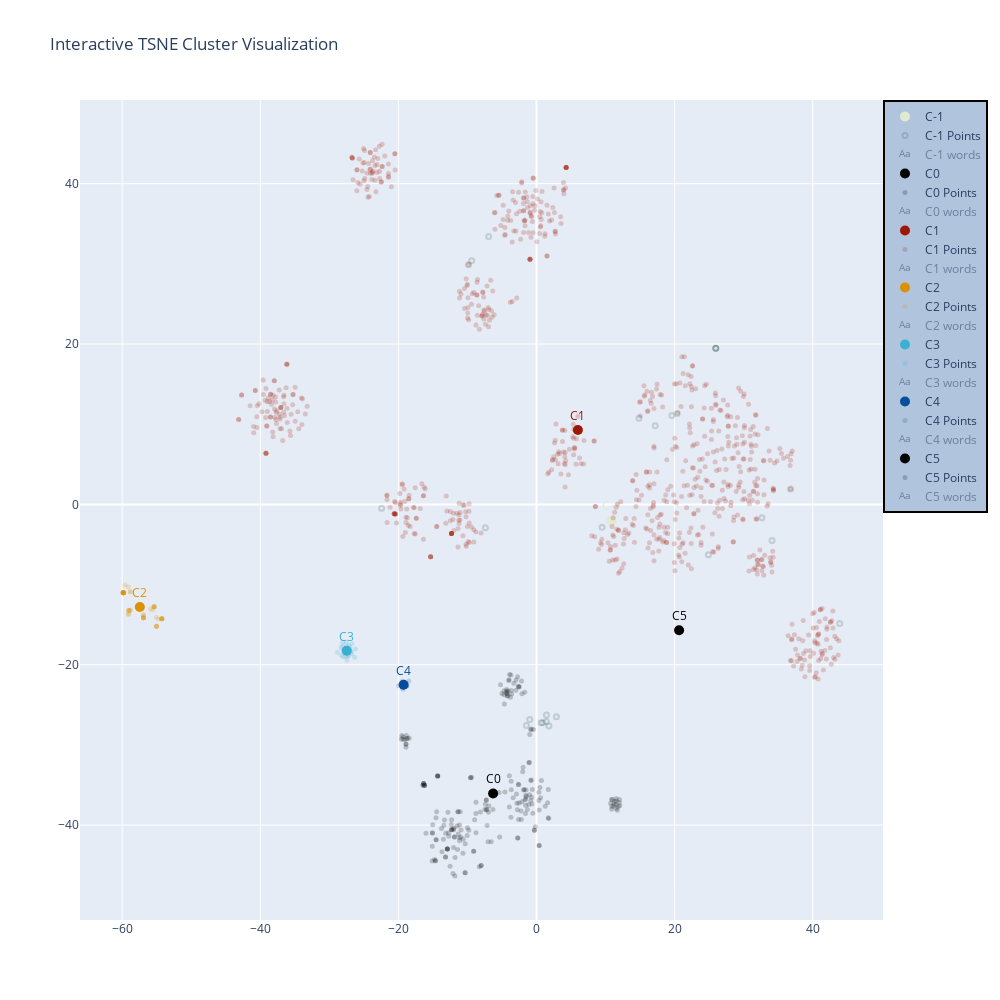

This figure's notebook cell:
### Markdown cell above
### Interactive plot

### Code cell
def wrap_text(text, max_length=50):
    # Replace \n with <br>
    text = text.replace("\n", "<br>")
    # Wrap text at word boundaries
    wrapped_lines = textwrap.wrap(text, width=max_length)
    return "<br>".join(wrapped_lines)


default_colorscale = px.colors.cyclical.IceFire_r
colors = px.colors.sample_colorscale(
    default_colorscale, len(data["dbscan_labels"].unique())
)
colors = {i: color for i, color in zip(data["dbscan_labels"].unique(), colors)}


# Function to create the interactive plot
def create_interactive_plot(data, embeddings_2d, labels, most_common_words):
    unique_labels = np.unique(labels)
    fig = go.Figure()
    fig.update_layout(width=1000, height=1000)

    # Add cluster centroids
    for label in unique_labels:
        cluster_points = embeddings_2d[labels == label]
        centroid = np.mean(cluster_points, axis=0)

        fig.add_trace(
            go.Scatter(
                x=[centroid[0]],
                y=[centroid[1]],
                mode="markers+text",
                text=f"C{label}",
                textposition="top center",
                marker=dict(size=10, color=colors[label], opacity=1),
                textfont=dict(color=colors[label]),
                name=f"C{label}",
            )
        )

        # Add cluster points (initially hidden)
        fig.add_trace(
            go.Scatter(
                x=cluster_points[:, 0],
                y=cluster_points[:, 1],
                mode="markers",
                hovertext=data[labels == label]["content"].apply(wrap_text).tolist(),
                marker=dict(
                    size=5,
                    color=colors[label],
                    opacity=0.2,
                    line=(dict(width=2, color="DarkSlateGrey") if label < 0 else None),
                ),
                name=f"C{label} Points",
                visible=True,  # Initially hidden
                # legend=False,
            )
        )

        # Add most common words (initially hidden)
        words = most_common_words.get(label, [])
        off_xs, off_ys = [], []

        for i, word in enumerate(words):
            angle = 2 * np.pi * i / len(words)
            offset_x = 10 * np.cos(angle)
            offset_y = 10 * np.sin(angle)
            off_xs.append(offset_x)
            off_ys.append(offset_y)

        fig.add_trace(
            go.Scatter(
                x=[centroid[0] + offset_x for offset_x in off_xs],
                y=[centroid[1] + offset_y for offset_y in off_ys],
                mode="text",
                text=words,
                textposition="middle center",
                name=f"C{label} words",
                visible="legendonly",  # Initially hidden
            )
        )

    # Update layout
    fig.update_layout(
        title="Interactive TSNE Cluster Visualization",
        showlegend=True,
        legend=dict(
            x=1,
            y=1,
            traceorder="normal",
            bgcolor="LightSteelBlue",
            bordercolor="Black",
            borderwidth=2,
        ),
    )

    # Add click event to show/hide cluster points and words
    fig.update_traces(selector=dict(mode="markers+text"))
    fig.show()

    return fig


# Create the interactive plot
fig = create_interactive_plot(data, etask2d, data["dbscan_labels"], top_words)
pio.write_html(fig, "../artifacts/clusters_high_level_alexbuyan.html")
